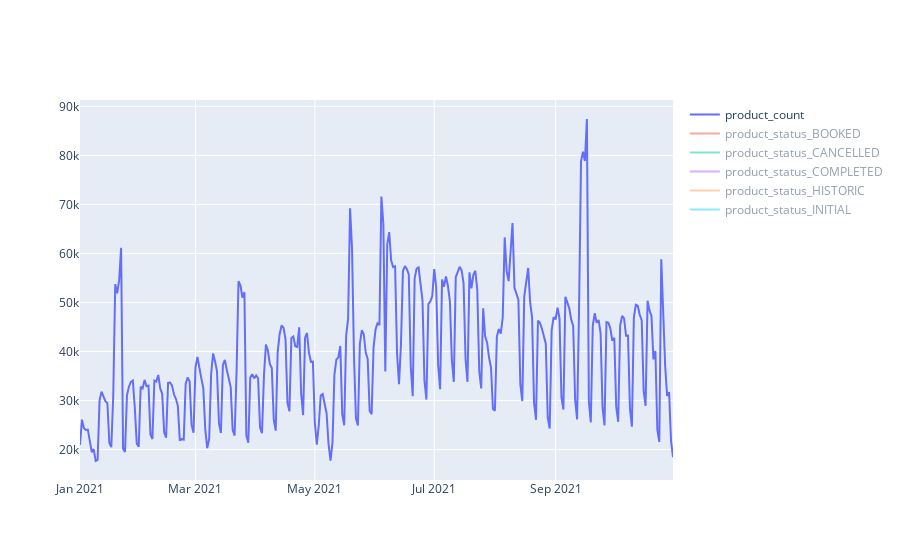

The cell this chart's notebook holds for it:
### Code cell
figure = go.Figure()
for col in df_pc.columns:
    figure.add_trace(go.Scatter(x=df_pc.index, y=df_pc[col], name=col))
figure

### Figure 1 — Plotly figure (JSON) as saved in the notebook; plotly's stock layout.template omitted (floating-point values rounded to 4 significant figures; data arrays with more than 128 entries replaced by an {"elided": "..."} marker saying what was removed)
{"data": [{"name": "product_count", "type": "scatter", "visible": true, "x": {"elided": "304 str values"}, "y": {"elided": "304 int values"}}, {"name": "product_status_BOOKED", "type": "scatter", "visible": "legendonly", "x": {"elided": "304 str values"}, "y": {"elided": "304 int values"}}, {"name": "product_status_CANCELLED", "type": "scatter", "visible": "legendonly", "x": {"elided": "304 str values"}, "y": {"elided": "304 int values"}}, {"name": "product_status_COMPLETED", "type": "scatter", "visible": "legendonly", "x": {"elided": "304 str values"}, "y": {"elided": "304 int values"}}, {"name": "product_status_HISTORIC", "type": "scatter", "visible": "legendonly", "x": {"elided": "304 str values"}, "y": {"elided": "304 int values"}}, {"name": "product_status_INITIAL", "type": "scatter", "visible": "legendonly", "x": {"elided": "304 str values"}, "y": {"elided": "304 int values"}}], "layout": {"autosize": true, "xaxis": {"autorange": true, "range": ["2021-01-01", "2021-10-31"], "type": "date"}, "yaxis": {"autorange": true, "range": [13780.0, 91290.0], "type": "linear"}}}
